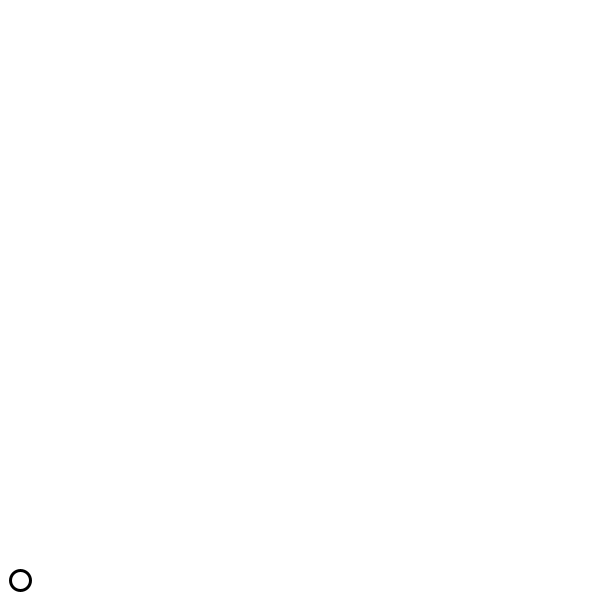
Frame 1 (no input)
Frame 60 (the mouse pressed at the canvas centre just before this capture): identical to frame 1, image omitted
Frame 120 (the mouse held since frame 60 and released just before this capture): identical to frame 1, image omitted

The Processing sketch that drew this single still picture (run headless with seeded random() and noise(); from frame 60 on, the mouse is pressed at the canvas centre):

// Processing sketch: AceleracionCoche
// ── AceleracionCoche.pde
// Problema 6 - Aceleración Coche  :  //<>//


// Condiciones o parametros del problema:
final float   M  = 10.0;   // Particle mass (kg)
final float   Gc = 9.8;   // Gravity constant (m/(s*s))
final PVector G  = new PVector(0.0, -Gc);   // Acceleration due to gravity (m/(s*s))
float         K  = 3;     // Coefieciente de rozamiento
final PVector S0 = new PVector(20.0, 20.0);   // Particle's start position (pixels)
final float   acelerador = 50.0;  // Fuerza que ejerce el acelerador

PVector _s  = new PVector();   // Position of the particle (pixels)
PVector _v  = new PVector();   // Velocity of the particle (pixels/s)
PVector _a  = new PVector();   // Accleration of the particle (pixels/(s*s))
PVector _v0 = new PVector();

/////////////////////////////////////////////////////////////////////
// Parameters of the numerical integration:
float         SIM_STEP = .02;   // dt = Simulation time-step (s)
float         _simTime;
////////////////////////////////////////////////////////////////////////////77

// Ley de Newton: 
//      a(s(t), v(t)) = [Froz(v(t)) + Fpeso ]/m
//      Froz = -k·v(t)
//      Fpeso = mg; siendo g(0, -9.8) m/s²
//      
// Ejemplo de fuerzas para un coche que acelera y desacelera en función de que tecla presionas.
PVector calculateAcceleration(PVector s, PVector v)
{
    PVector Facelerador = new PVector(0.0,0.0);
    PVector Froz = new PVector(0.0,0.0);
    if (keyPressed)
    {
        if (key == 'w' || key == 'W')
        {
            PVector normal_aceleracor = new PVector(1.0,0.0);
            normal_aceleracor.normalize();
            Facelerador = PVector.mult(normal_aceleracor,acelerador);
        }
    } else {
        Froz = PVector.mult(v,-K);
        println(Froz);
    }

    PVector SumF  = PVector.add(Froz, Facelerador);
  
    PVector a = SumF.div(M);

  return a;
  
}

void settings()
{
    size(600, 600);
}

void setup()
{
  frameRate(60);
  
  _v0.set(0.0, 0.0);
  _s = S0.copy();
  _v.set(_v0.x, _v0.y);
  _a.set(0.0, 0.0);
  _simTime = 0;
}

void draw()
{
  background(255);
 
  drawScene();
  updateSimulation();
  
  if (_s.y < 0){
    println(_s);
    exit();
  }
}

void drawScene()
{
  int radio = 20;
  
  translate(0,height);
  strokeWeight(3);
  noFill();
  // Solucion analitica
  if(_s.x >= width)
  {
    _s.x = radio;
    _s.y += radio;
  }

  circle(_s.x, -_s.y, radio);
 
  
}


void updateSimulation()
{
  
  _simTime += SIM_STEP;
  PVector acel =  calculateAcceleration(_s, _v);
  
  _v.add(PVector.mult(acel, SIM_STEP));
  _s.add(PVector.add(PVector.mult(_v, SIM_STEP), PVector.mult(acel, 0.5*SIM_STEP*SIM_STEP)));

}



void keyPressed()
{
  if (key == 'r' || key == 'R')
  {
    setup();
  }
 
}
